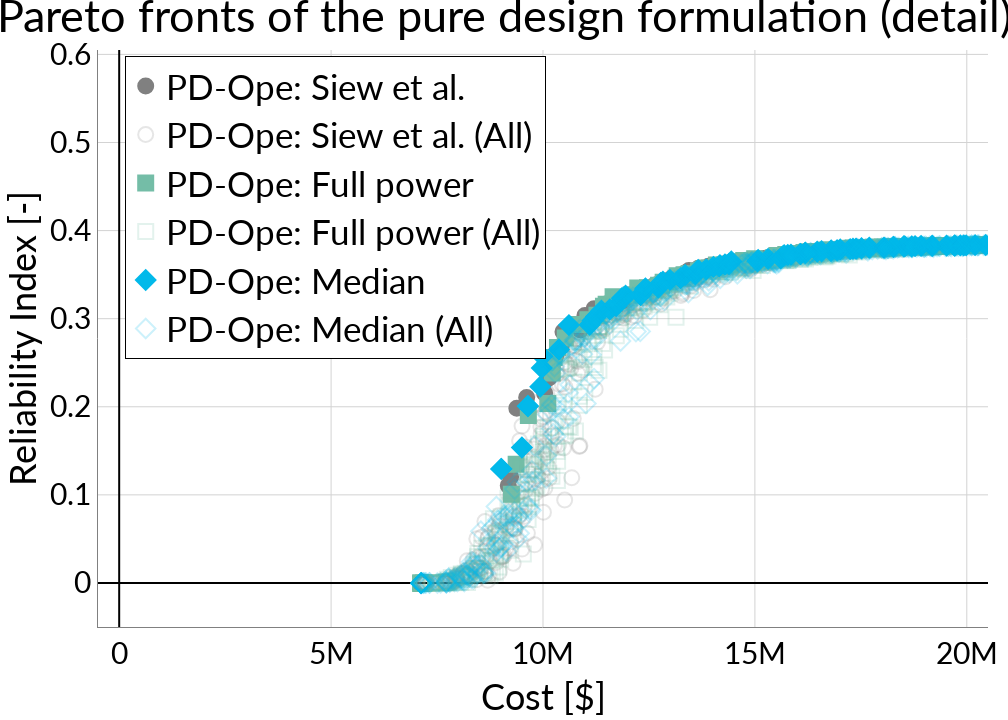

Notebook cell for this chart:
### Markdown cell above
Clearly, the joint design and operations approaches (Integrated and Two-phase) outperform the pure design approach:
- +150% and +100% at 10M $
- +60% and + 50% at 15M $

### Pareto front of the integrated formulation (detail)

### Code cell
title='Pareto fronts of the pure design formulation (detail)'
fig = go.Figure()

for e in [1,2,3]:
    # for each island in islands and individual in individual extract the fitness-vector and put it in a numpy array
    fitness = np.array([ind['fitness-vector'] for island in exps[e]['archipelago']['islands'] for ind in island['generations'][-1]['individuals']])
    dvs = np.array([ind['decision-vector'] for island in exps[e]['archipelago']['islands'] for ind in island['generations'][-1]['individuals']])

    # I want full color the best pareto front of each solution and a lighter color for the rest, which are still pareto fronts but for the individual islands
    # Also, I need to make transparent solutions in the best pareto front but that are not feasible (i.e. reliability index < 0)
    pf = naive_pareto_front(fitness, f__indexes=True)
    pf = pf[fitness[pf,1] <= -0.1] # only feasible solutions (I should do a simulation but this will do)
    npf=[p for p in range(len(fitness)) if p not in pf]

    mrk=dict(size=msize, symbol=markers[e], color=colors[e], line=dict(width=2, color=colors[e]))
    
    fig.add_trace(go.Scatter(x=fitness[pf,0], y=-fitness[pf,1], mode='markers', marker=mrk,  
                            showlegend=True, name='PD-Ope: '+groupnames_pured[e-1], legendgroup=names[e]+'-'+groupnames_pured[e-1],
                            customdata=[[fitness[pf[i],0]/1e6, pf[i]] for i in range(len(pf))],
                            hovertemplate='Cost: %{customdata[0]:.2f}M $<br> Reliability Index: %{y:.2f} <extra>%{customdata[1]}</extra>'
                            ) )
    mrk['symbol']=markers[e]+'-open'
    #make color from hex to rgba opaque at 0.2
    mrk['color']='rgba({},{},{},0.2)'.format(int(colors[e].lstrip('#')[0:2], 16), int(colors[e].lstrip('#')[2:4], 16), int(colors[e].lstrip('#')[4:6], 16))
    fig.add_trace(go.Scatter(x=fitness[npf,0], y=-fitness[npf,1], mode='markers', marker=mrk,  
                            showlegend=True, name='PD-Ope: '+groupnames_pured[e-1]+' (All)', legendgroup=names[e]+'-'+groupnames_pured[e-1],
                            customdata=[[fitness[npf[i],0]/1e6, npf[i]] for i in range(len(npf))],
                            hovertemplate='Cost: %{customdata[0]:.2f}M $<br> Reliability Index: %{y:.2f} <extra>%{customdata[1]}</extra>'
                            ) )
    
    
    
fix_layout(fig, title)
fig.update_layout(legend_y=0.99)
fig.show()

### Figure 1 — Plotly figure (JSON) as saved in the notebook; plotly's stock layout.template omitted (floating-point values rounded to 4 significant figures; data arrays with more than 128 entries replaced by an {"elided": "..."} marker saying what was removed)
{"data": [{"customdata": {"elided": "260x2 float values"}, "hovertemplate": "Cost: %{customdata[0]:.2f}M $<br> Reliability Index: %{y:.2f} <extra>%{customdata[1]}</extra>", "legendgroup": "Pure design-Siew et al.", "marker": {"color": "#808080", "line": {"color": "#808080", "width": 2}, "size": 15, "symbol": "circle"}, "mode": "markers", "name": "PD-Ope: Siew et al.", "showlegend": true, "type": "scatter", "x": {"elided": "260 float values"}, "y": {"elided": "260 float values"}}, {"customdata": {"elided": "1740x2 float values"}, "hovertemplate": "Cost: %{customdata[0]:.2f}M $<br> Reliability Index: %{y:.2f} <extra>%{customdata[1]}</extra>", "legendgroup": "Pure design-Siew et al.", "marker": {"color": "rgba(128,128,128,0.2)", "line": {"color": "#808080", "width": 2}, "size": 15, "symbol": "circle-open"}, "mode": "markers", "name": "PD-Ope: Siew et al. (All)", "showlegend": true, "type": "scatter", "x": {"elided": "1740 float values"}, "y": {"elided": "1740 float values"}}, {"customdata": {"elided": "271x2 float values"}, "hovertemplate": "Cost: %{customdata[0]:.2f}M $<br> Reliability Index: %{y:.2f} <extra>%{customdata[1]}</extra>", "legendgroup": "Pure design-Full power", "marker": {"color": "#74BDA7", "line": {"color": "#74BDA7", "width": 2}, "size": 15, "symbol": "square"}, "mode": "markers", "name": "PD-Ope: Full power", "showlegend": true, "type": "scatter", "x": {"elided": "271 float values"}, "y": {"elided": "271 float values"}}, {"customdata": {"elided": "1729x2 float values"}, "hovertemplate": "Cost: %{customdata[0]:.2f}M $<br> Reliability Index: %{y:.2f} <extra>%{customdata[1]}</extra>", "legendgroup": "Pure design-Full power", "marker": {"color": "rgba(116,189,167,0.2)", "line": {"color": "#74BDA7", "width": 2}, "size": 15, "symbol": "square-open"}, "mode": "markers", "name": "PD-Ope: Full power (All)", "showlegend": true, "type": "scatter", "x": {"elided": "1729 float values"}, "y": {"elided": "1729 float values"}}, {"customdata": {"elided": "228x2 float values"}, "hovertemplate": "Cost: %{customdata[0]:.2f}M $<br> Reliability Index: %{y:.2f} <extra>%{customdata[1]}</extra>", "legendgroup": "Pure design-Median", "marker": {"color": "#02B9EA", "line": {"color": "#02B9EA", "width": 2}, "size": 15, "symbol": "diamond"}, "mode": "markers", "name": "PD-Ope: Median", "showlegend": true, "type": "scatter", "x": {"elided": "228 float values"}, "y": {"elided": "228 float values"}}, {"customdata": {"elided": "1172x2 float values"}, "hovertemplate": "Cost: %{customdata[0]:.2f}M $<br> Reliability Index: %{y:.2f} <extra>%{customdata[1]}</extra>", "legendgroup": "Pure design-Median", "marker": {"color": "rgba(2,185,234,0.2)", "line": {"color": "#02B9EA", "width": 2}, "size": 15, "symbol": "diamond-open"}, "mode": "markers", "name": "PD-Ope: Median (All)", "showlegend": true, "type": "scatter", "x": {"elided": "1172 float values"}, "y": {"elided": "1172 float values"}}], "layout": {"font": {"color": "black", "family": "Lato", "size": 30}, "height": 720, "legend": {"bgcolor": "White", "bordercolor": "Black", "borderwidth": 1, "font": {"size": 35}, "groupclick": "toggleitem", "itemclick": "toggleothers", "itemdoubleclick": "toggle", "itemsizing": "trace", "orientation": "v", "tracegroupgap": 100, "traceorder": "normal", "x": 0.03, "xanchor": "left", "y": 0.99, "yanchor": "top"}, "margin": {"b": 10, "l": 10, "pad": 0, "r": 10, "t": 50}, "paper_bgcolor": "white", "plot_bgcolor": "white", "showlegend": true, "title": {"font": {"size": 45}, "text": "Pareto fronts of the pure design formulation (detail)", "x": 0.5, "xanchor": "center", "y": 1, "yanchor": "top"}, "width": 1008, "xaxis": {"automargin": true, "gridcolor": "lightgrey", "linecolor": "grey", "linewidth": 1, "range": [-500000, 20500000], "showgrid": true, "showline": true, "title": {"text": "Cost [$]"}, "zerolinecolor": "black"}, "yaxis": {"automargin": true, "gridcolor": "lightgrey", "linecolor": "grey", "linewidth": 1, "range": [-0.05, 0.605], "showgrid": true, "showline": true, "title": {"text": "Reliability Index [-]"}, "zerolinecolor": "black"}}}
